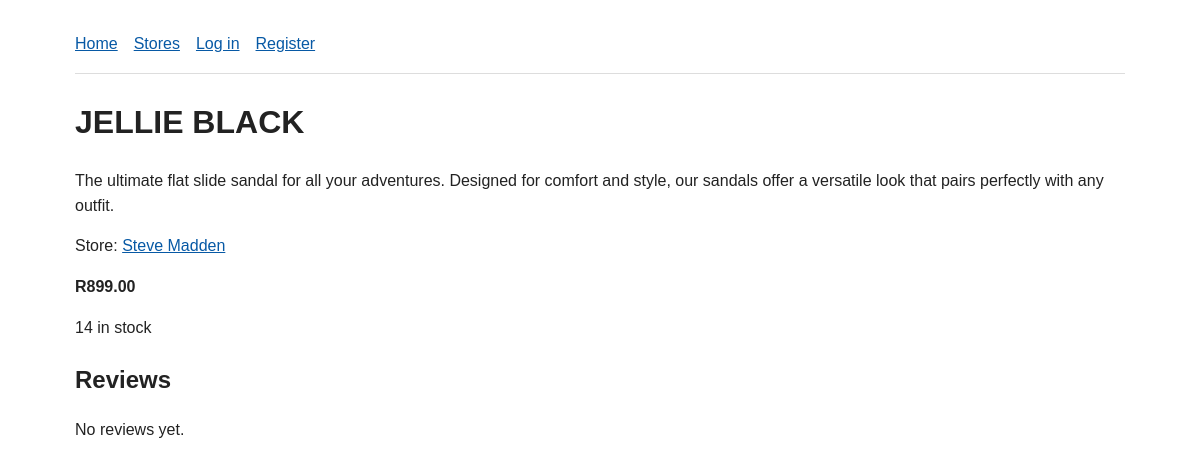
The page /products/1/ on the database as committed earlier.
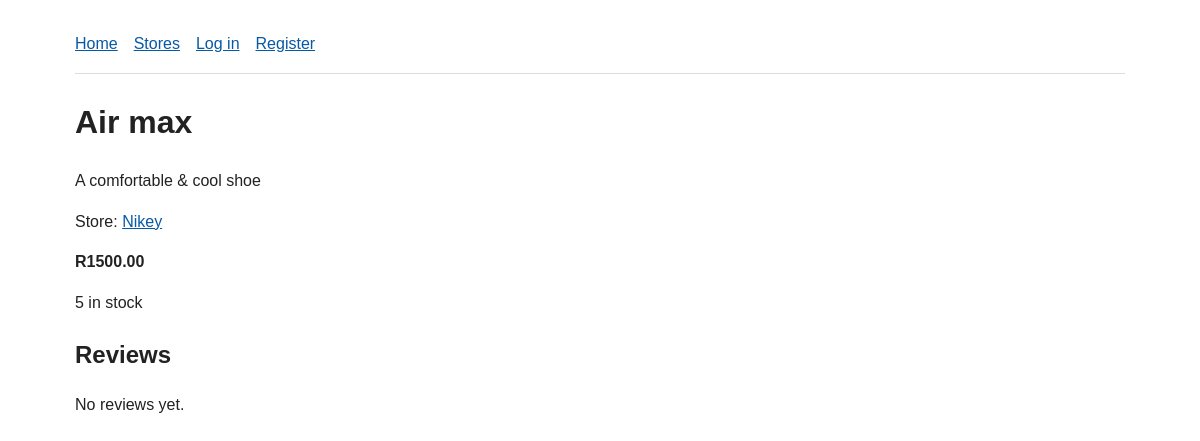
The same page on the database as committed later.
### shop/models.py (models this page shows, shortened)
class Product(models.Model):
    store = models.ForeignKey(Store, on_delete=models.CASCADE, related_name='products')
    name = models.CharField(max_length=120)
    description = models.TextField(blank=True)
    price = models.DecimalField(max_digits=10, decimal_places=2)
    stock = models.PositiveIntegerField(default=0)
    active = models.BooleanField(default=True)
    created_at = models.DateTimeField(auto_now_add=True)
    class Meta:
        ordering = ['name']
        constraints = [models.UniqueConstraint(fields=['store', 'name'], name='unique_product_name_per_store')]

class Store(models.Model):
    owner = models.ForeignKey(settings.AUTH_USER_MODEL, on_delete=models.CASCADE, related_name='stores')
    name = models.CharField(max_length=120)
    description = models.TextField(blank=True)
    created_at = models.DateTimeField(auto_now_add=True)
    class Meta:
        ordering = ['name']
        constraints = [models.UniqueConstraint(fields=['owner', 'name'], name='unique_store_name_per_owner')]

### shop/views.py (the view)
# urls.py: path('products/<int:product_id>/', views.product_detail, name='product_detail'),
def product_detail(request, product_id):
    product = get_object_or_404(Product.objects.select_related('store', 'store__owner'), pk=product_id, active=True)
    return render(request, 'shop/product_detail.html', {'product': product, 'reviews': product.reviews.select_related('buyer')})

### shop/templates/shop/product_detail.html (shortened to what this page needs)
{% extends 'shop/base.html' %}
{% block content %}
<h1>{{ product.name }}</h1><p>{{ product.description|default:'No description provided.' }}</p>
<p>Store: <a href="{% url 'store_detail' product.store.id %}">{{ product.store.name }}</a></p>
<p class="price">R{{ product.price }}</p><p>{{ product.stock }} in stock</p>
<h2>Reviews</h2>
{% for review in reviews %}
  <div class="card"><strong>{{ review.rating }}/5</strong> by {{ review.buyer.username }} {% if review.verified %}<span>✓ Verified purchase</span>{% else %}<span>Unverified review</span>{% endif %}
    <p>{{ review.comment }}</p><p class="muted">{{ review.created_at|date:'j M Y, H:i' }}</p>
    {% if user.is_authenticated and user == review.buyer %}<p><a href="{% url 'review_edit' review.id %}">Edit your review</a> · <a href="{% url 'review_delete' review.id %}">Delete your review</a></p>{% endif %}
  </div>
{% empty %}<p>No reviews yet.</p>{% endfor %}
{% endblock %}

Rows that differ between the two databases and show on the page:
changed Product: name "JELLIE BLACK" → "Air max"; description "The ultimate flat slide sandal for all your adventures. Designed for comfort and style, our sandals offer a versatile look that pairs perfectly with any outfit." → "A comfortable & cool shoe"; store.name "Steve Madden" → "Nikey"; price "899.00" → "1500.00"; stock "14" → "5"
